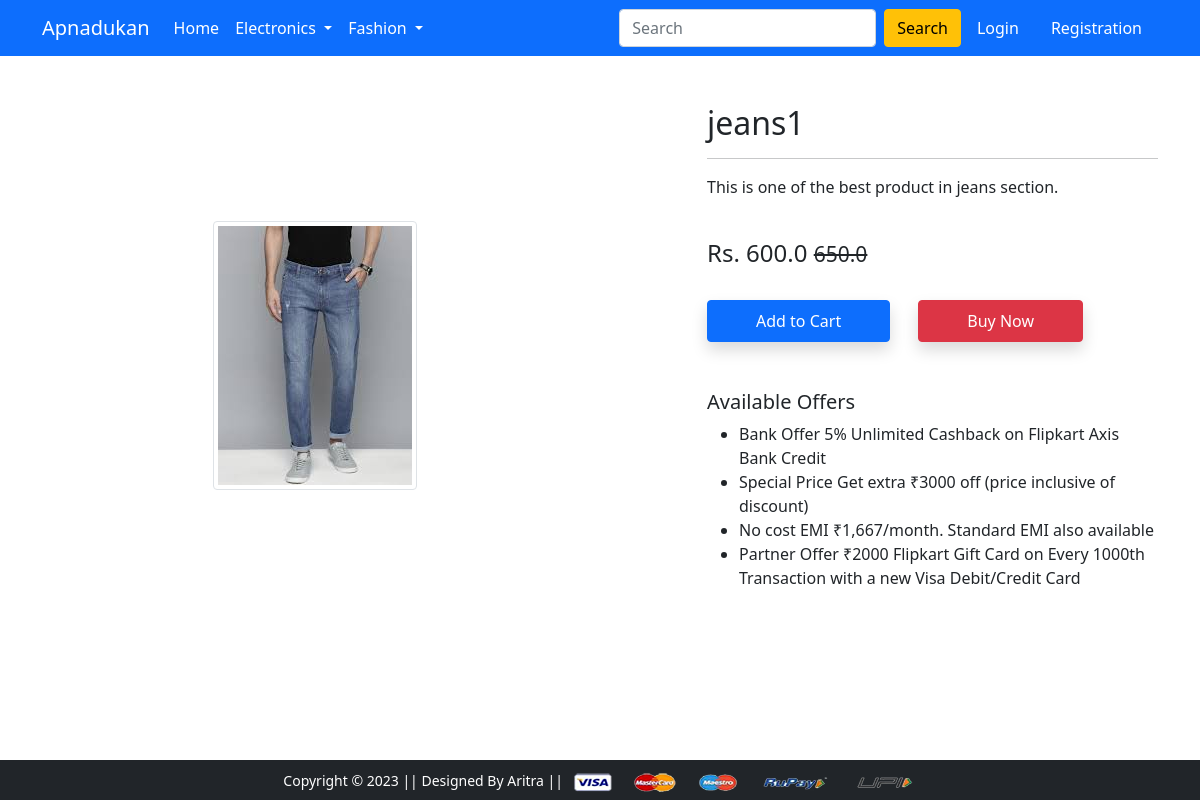
Screenshot of /product-detail/1 with the database file from the repository.
### app/models.py (models this page shows, shortened)
class Product(models.Model):
    title = models.CharField(max_length=100)
    selling_price = models.FloatField()
    discounted_price = models.FloatField()
    description = models.TextField()
    brand = models.CharField(max_length=100)
    category = models.CharField(choices=CATEGORY_CHOICES,max_length=40)
    product_image = models.ImageField(upload_to='productimg')

### app/views.py (the view)
# urls.py: path('product-detail/<int:pk>', views.ProductDetailView.as_view(), name='product-detail'),
class ProductDetailView(View):
    def get(self, request, pk):
        product = Product.objects.get(pk=pk)
        item_in_cart = False
        if request.user.is_authenticated:
            item_in_cart = Cart.objects.filter(Q(user=request.user) & Q(product=product.id)).exists()
        return render(request,'app/productdetail.html',{'prod':product,'item_in_cart':item_in_cart})

### app/templates/app/productdetail.html (shortened to what this page needs)
{% extends 'app/base.html' %}
{% load static %}
{% block main-content %}
<div class="container my-5">
 <div class="row">
  <div class="col-sm-6 text-center align-self-center">
   <img src="{{prod.product_image.url}}" alt="" class="img-fluid img-thumbnail">
  </div>
  <div class="col-sm-5 offset-sm-1">
   <h2>{{prod.title}}</h2>
   <hr>
   <p>{{prod.description}}</p> <br>
   <h4>Rs. {{prod.discounted_price}} <small class="fw-light text-decoration-line-through">{{prod.selling_price}}</small></h4> <br>
    {% if item_in_cart %}
    <a href="{% url 'showcart' %}" class="btn btn-warning shadow px-5 py-2 ms-4">Go to Cart</a>
    {% else %}
    <form action="/add-to-cart" class="d-inline">
        <button type="submit" class="btn btn-primary shadow px-5 py-2">Add to Cart</button>
    </form>
    {% endif %}
   <a href="{% url 'checkout' %}" class="btn btn-danger shadow px-5 py-2 ms-4">Buy Now</a>
   <h5 class="mt-5">Available Offers</h5>
   <ul>
    <li>Bank Offer 5% Unlimited Cashback on Flipkart Axis Bank Credit</li>
    <li>Special Price Get extra ₹3000 off (price inclusive of discount)</li>
    <li>No cost EMI ₹1,667/month. Standard EMI also available</li>
    <li>Partner Offer ₹2000 Flipkart Gift Card on Every 1000th Transaction with a new Visa Debit/Credit Card</li>
   </ul>
  </div>
 </div>
</div>
{% endblock main-content %}
{% block footer %}
{% include 'app/footer.html' %}
{% endblock footer %}

### rows the page displays
Product: product_image (picture), title "jeans1", description "This is one of the best product in jeans section.", discounted_price "600.0", selling_price "650.0"
